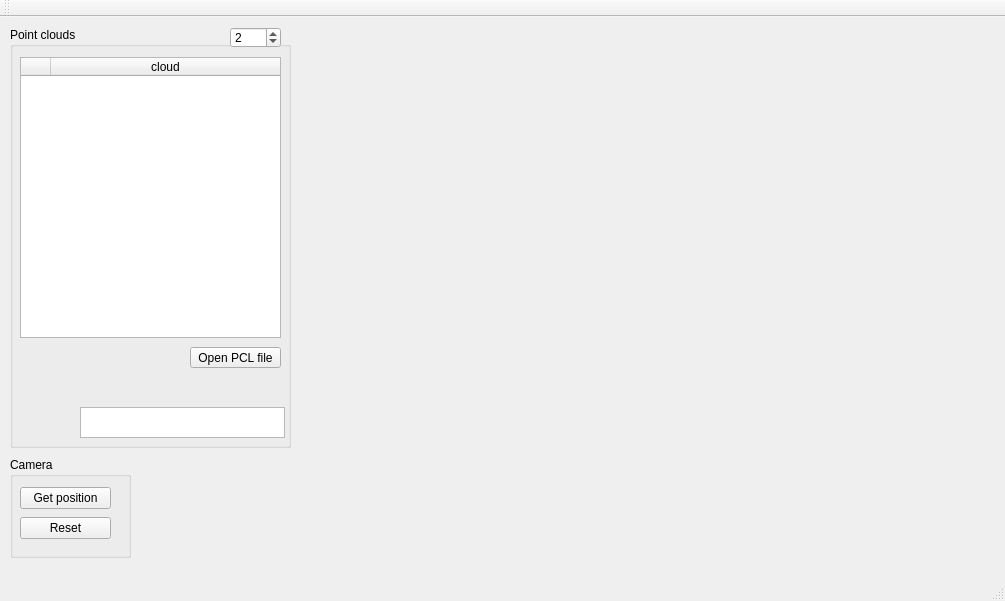
<?xml version="1.0" encoding="UTF-8"?>
<ui version="4.0">
 <class>viewerWindow</class>
 <widget class="QMainWindow" name="viewerWindow">
  <property name="geometry">
   <rect>
    <x>0</x>
    <y>0</y>
    <width>1005</width>
    <height>601</height>
   </rect>
  </property>
  <property name="windowTitle">
   <string>Point Cloud Viewer</string>
  </property>
  <widget class="QWidget" name="centralWidget">
   <widget class="QVTKWidget" name="qvtkWidget" native="true">
    <property name="geometry">
     <rect>
      <x>320</x>
      <y>10</y>
      <width>651</width>
      <height>501</height>
     </rect>
    </property>
   </widget>
   <widget class="QGroupBox" name="groupBox">
    <property name="geometry">
     <rect>
      <x>10</x>
      <y>440</y>
      <width>121</width>
      <height>101</height>
     </rect>
    </property>
    <property name="title">
     <string>Camera</string>
    </property>
    <widget class="QPushButton" name="btn_getCamera">
     <property name="geometry">
      <rect>
       <x>10</x>
       <y>30</y>
       <width>91</width>
       <height>22</height>
      </rect>
     </property>
     <property name="text">
      <string>Get position</string>
     </property>
    </widget>
    <widget class="QPushButton" name="btn_resetCamera">
     <property name="geometry">
      <rect>
       <x>10</x>
       <y>60</y>
       <width>91</width>
       <height>22</height>
      </rect>
     </property>
     <property name="text">
      <string>Reset</string>
     </property>
    </widget>
   </widget>
   <widget class="QGroupBox" name="groupBox_2">
    <property name="geometry">
     <rect>
      <x>10</x>
      <y>10</y>
      <width>281</width>
      <height>421</height>
     </rect>
    </property>
    <property name="title">
     <string>Point clouds</string>
    </property>
    <widget class="QTableWidget" name="table_cloud">
     <property name="geometry">
      <rect>
       <x>10</x>
       <y>30</y>
       <width>261</width>
       <height>281</height>
      </rect>
     </property>
     <property name="minimumSize">
      <size>
       <width>0</width>
       <height>0</height>
      </size>
     </property>
     <property name="baseSize">
      <size>
       <width>0</width>
       <height>0</height>
      </size>
     </property>
     <attribute name="horizontalHeaderDefaultSectionSize">
      <number>30</number>
     </attribute>
     <attribute name="horizontalHeaderStretchLastSection">
      <bool>true</bool>
     </attribute>
     <column>
      <property name="text">
       <string/>
      </property>
     </column>
     <column>
      <property name="text">
       <string>cloud</string>
      </property>
     </column>
    </widget>
    <widget class="QPushButton" name="btn_loadFile">
     <property name="geometry">
      <rect>
       <x>180</x>
       <y>320</y>
       <width>91</width>
       <height>21</height>
      </rect>
     </property>
     <property name="text">
      <string>Open PCL file</string>
     </property>
    </widget>
    <widget class="QTableWidget" name="table_cloud_color">
     <property name="enabled">
      <bool>true</bool>
     </property>
     <property name="geometry">
      <rect>
       <x>70</x>
       <y>380</y>
       <width>205</width>
       <height>31</height>
      </rect>
     </property>
     <property name="horizontalScrollBarPolicy">
      <enum>Qt::ScrollBarAlwaysOff</enum>
     </property>
     <property name="selectionMode">
      <enum>QAbstractItemView::NoSelection</enum>
     </property>
     <property name="columnCount">
      <number>8</number>
     </property>
     <attribute name="horizontalHeaderVisible">
      <bool>false</bool>
     </attribute>
     <attribute name="horizontalHeaderDefaultSectionSize">
      <number>25</number>
     </attribute>
     <attribute name="horizontalHeaderMinimumSectionSize">
      <number>25</number>
     </attribute>
     <attribute name="horizontalHeaderStretchLastSection">
      <bool>false</bool>
     </attribute>
     <attribute name="verticalHeaderVisible">
      <bool>false</bool>
     </attribute>
     <column/>
     <column/>
     <column/>
     <column/>
     <column/>
     <column/>
     <column/>
     <column/>
    </widget>
    <widget class="QLabel" name="label_cloud">
     <property name="geometry">
      <rect>
       <x>10</x>
       <y>360</y>
       <width>211</width>
       <height>16</height>
      </rect>
     </property>
     <property name="text">
      <string/>
     </property>
    </widget>
    <widget class="QSpinBox" name="spinPointSize">
     <property name="geometry">
      <rect>
       <x>220</x>
       <y>0</y>
       <width>51</width>
       <height>21</height>
      </rect>
     </property>
     <property name="toolTip">
      <string>Size point</string>
     </property>
     <property name="value">
      <number>2</number>
     </property>
    </widget>
   </widget>
  </widget>
  <widget class="QMenuBar" name="menuBar">
   <property name="geometry">
    <rect>
     <x>0</x>
     <y>0</y>
     <width>1005</width>
     <height>19</height>
    </rect>
   </property>
  </widget>
  <widget class="QToolBar" name="mainToolBar">
   <attribute name="toolBarArea">
    <enum>TopToolBarArea</enum>
   </attribute>
   <attribute name="toolBarBreak">
    <bool>false</bool>
   </attribute>
  </widget>
  <widget class="QStatusBar" name="statusBar"/>
 </widget>
 <layoutdefault spacing="6" margin="11"/>
 <customwidgets>
  <customwidget>
   <class>QVTKWidget</class>
   <extends>QWidget</extends>
   <header>QVTKWidget.h</header>
  </customwidget>
 </customwidgets>
 <resources/>
 <connections/>
</ui>
